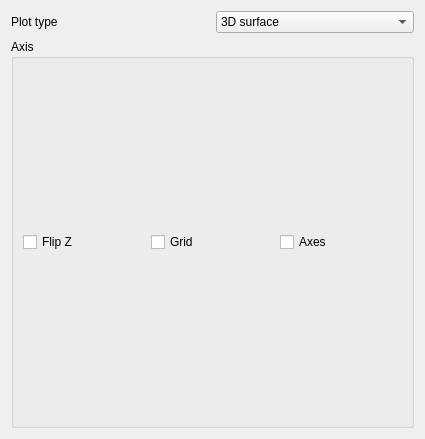
         <widget class="QWidget" name="page_8">
          <property name="geometry">
           <rect>
            <x>0</x>
            <y>0</y>
            <width>425</width>
            <height>439</height>
           </rect>
          </property>
          <attribute name="label">
           <string>Options</string>
          </attribute>
          <layout class="QGridLayout" name="gridLayout_24">
           <item row="0" column="1">
            <widget class="QComboBox" name="comboBox_3dtype">
             <item>
              <property name="text">
               <string>3D surface</string>
              </property>
             </item>
             <item>
              <property name="text">
               <string>3D wireframe</string>
              </property>
             </item>
             <item>
              <property name="text">
               <string>3D scatter</string>
              </property>
             </item>
            </widget>
           </item>
           <item row="1" column="0" colspan="2">
            <widget class="QGroupBox" name="groupBox_6">
             <property name="title">
              <string>Axis</string>
             </property>
             <layout class="QGridLayout" name="gridLayout_23">
              <item row="0" column="0">
               <widget class="QCheckBox" name="checkBox_flipZ">
                <property name="text">
                 <string>Flip Z</string>
                </property>
               </widget>
              </item>
              <item row="0" column="1">
               <widget class="QCheckBox" name="checkBox_grid">
                <property name="text">
                 <string>Grid</string>
                </property>
               </widget>
              </item>
              <item row="0" column="2">
               <widget class="QCheckBox" name="checkBox_axes">
                <property name="text">
                 <string>Axes</string>
                </property>
               </widget>
              </item>
             </layout>
            </widget>
           </item>
           <item row="0" column="0">
            <widget class="QLabel" name="label_23">
             <property name="text">
              <string>Plot type</string>
             </property>
            </widget>
           </item>
          </layout>
         </widget>
